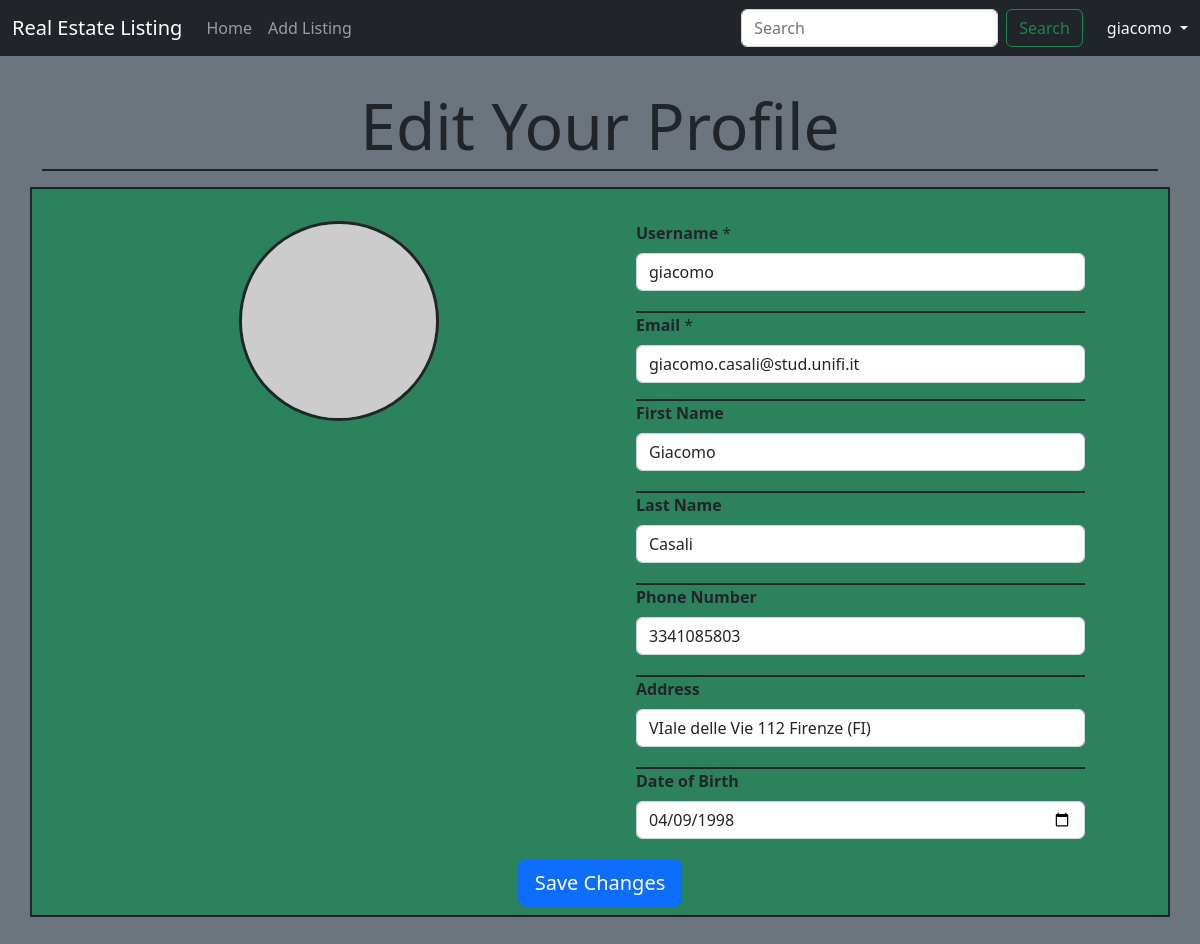
Page /accounts/profile/4/edit (signed in) on the earlier database version.
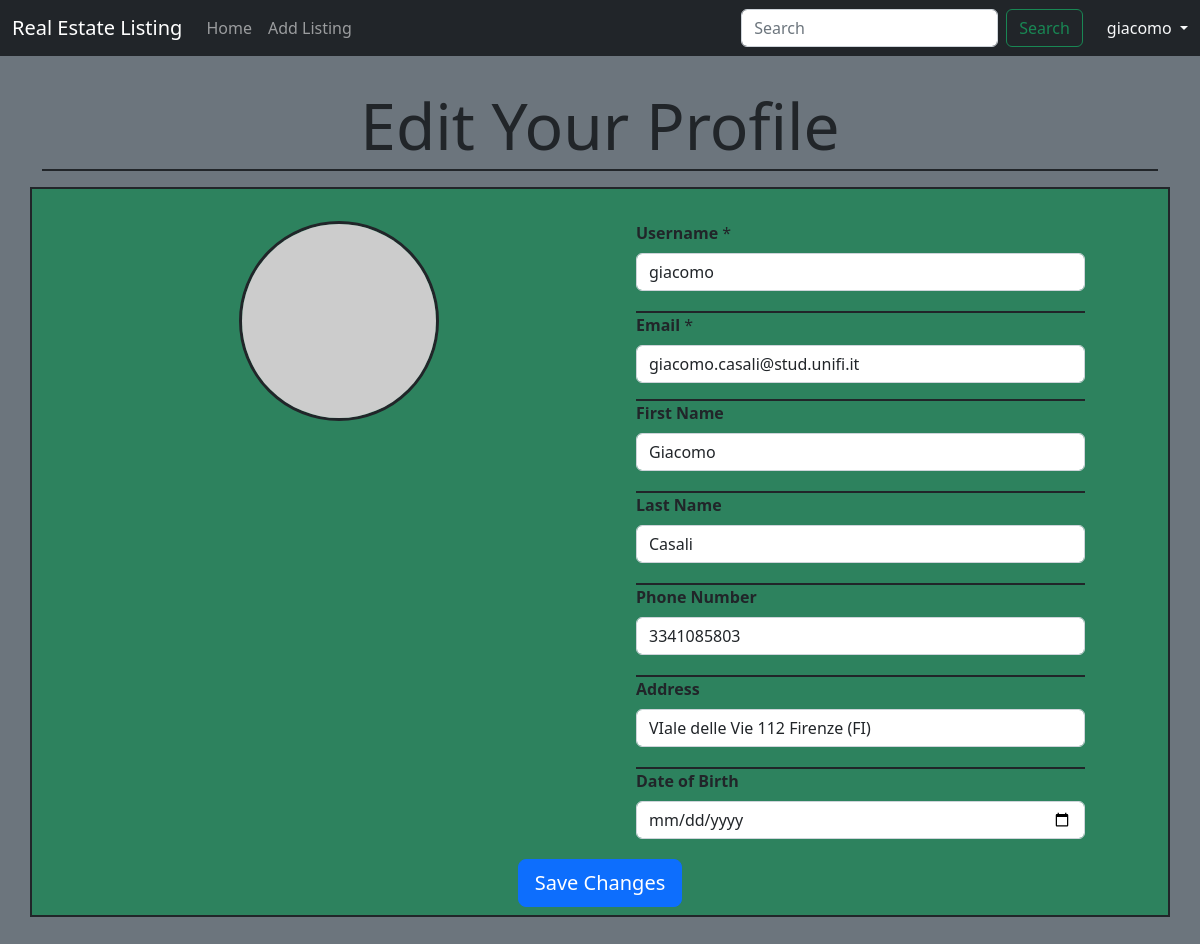
Same page on the later database version.
### accounts/models.py (models this page shows, shortened)
class CustomUser(AbstractUser):
    email = models.EmailField(validators=[EmailValidator(message='Please enter a valid email address.')], unique=True, blank=False, null=False)
    phone_number = models.CharField(max_length=20, null=True, blank=True)
    date_of_birth = models.DateField(null=True, blank=True)
    address = models.CharField(max_length=100, null=True, blank=True)

### accounts/views.py (the view, shortened to what this page needs)
# urls.py: path("profile/<int:pk>/edit", EditProfileView.as_view(), name="profile_edit"),
class EditProfileView(UpdateView):
    model = CustomUser
    form_class = CustomUserChangeForm
    template_name = "registration/profile_edit.html"

### accounts/forms.py
class CustomUserChangeForm(UserChangeForm):
    class Meta:
        model = CustomUser
        fields = (
            "username",
            "email",
            "first_name",
            "last_name",
            "phone_number",
            "address",
            "date_of_birth",
        )

### templates/registration/profile_edit.html (shortened to what this page needs)
{% extends 'base.html' %}
{% block content %}
<div class="container mt-3 mb-5">
    <div class="row ms-auto me-auto">
        <h1 class="display-3 mb-3 pb-1 border-bottom border-2 border-dark text-center"><strong>Edit Your
            Profile</strong></h1>
    </div>
    <form method="post" action="{% url 'profile_edit' user.pk %}">
        <div class="row justify-content-center bg-success bg-success bg-opacity-75 border border-2 border-dark pt-2 mb-3">
            <div class="col-md-5 text-center pt-4 me-5">
                <img src="https://placehold.co/200x200"
                     class="img-fluid rounded-circle mb-1 border border-3 border-dark"
                     width="200" height="200">
            </div>
            <div class="col-md-5 mt-4">
                <div class="mb-3 pb-1 border-dark">
                    <label for="newUsername" class="form-label"><strong>Username</strong> *</label>
                    <input type="text" class="form-control" id="newUsername" name="username"
                           placeholder="Username" value="{{ user.username }}" aria-label="NewUsername" aria-describedby="new-username">
                </div>
                <div class="mb-3 border-top border-dark">
                    <label for="newEmail" class="form-label"><strong>Email</strong> *</label>
                    <input type="text" class="form-control" id="newEmail" name="email"
                           placeholder="email" value="{{ user.email }}" aria-label="NewEmail" aria-describedby="new-email">
                </div>
                <div class="mb-3 pb-1 border-top border-dark">
                    <label for="firstName" class="form-label"><strong>First Name</strong></label>
                    <input type="text" class="form-control" id="firstName" name="first_name"
                           placeholder="First Name" value="{{ user.first_name }}" aria-label="FirstName" aria-describedby="first-name">
                </div>
                <div class="mb-3 pb-1 border-top border-dark">
                    <label for="lastName" class="form-label"><strong>Last Name</strong></label>
                    <input type="text" class="form-control" id="lastName" name="last_name"
                           placeholder="Last Name" value="{{ user.last_name }}" aria-label="LastName" aria-describedby="last-name">
                </div>
                <div class="mb-3 pb-1 border-top border-dark">
                    <label for="phoneNumber" class="form-label"><strong>Phone Number</strong></label>
                    <input type="text" class="form-control" id="phoneNumber" name="phone_number"
                           placeholder="Phone Number" value="{{ user.phone_number }}" aria-label="PhoneNumber"
                           aria-describedby="phone-number">
                </div>
                <div class="mb-3 pb-1 border-top border-dark">
                    <label for="address" class="form-label"><strong>Address</strong></label>
                    <input type="text" class="form-control" id="address" name="address"
                           placeholder="Address" value="{{ user.address }}" aria-label="Address" aria-describedby="address">
                </div>
                <div class="mb-3 pb-1 border-top border-dark">
                    <label for="dateOfBirth" class="form-label"><strong>Date of Birth</strong></label>
                    <input type="date" class="form-control" id="dateOfBirth" name="date_of_birth"
                           placeholder="Date of Birth" value="{{ user.date_of_birth|date:'Y-m-d' }}" aria-label="DateOfBirth"
                           aria-describedby="date-of-birth">
                </div>
            </div>
            <div class="row justify-content-center mb-2">
                <div class="col-md-5 text-center">
                    <button type="submit" class="btn btn-primary btn-lg">Save Changes</button>
                </div>
            </div>
        </div>
    </form>
</div>
{% endblock %}

### templates/base.html (shortened to what this page needs)
<!DOCTYPE html>
<html>
<head>
  <link href="https://cdn.jsdelivr.net/npm/bootstrap@5.2.3/dist/css/bootstrap.min.css" rel="stylesheet"
>
</head>
<body class="bg-secondary">
  <nav class="navbar navbar-expand-md navbar-dark fixed-top bg-dark">
    <div class="container-fluid">
      <a class="navbar-brand" href="{% url 'home' %}">Real Estate Listing</a>
      <div class="collapse navbar-collapse" id="navbarCollapse">
        <ul class="navbar-nav me-auto mb-2 mb-md-0">
          <li class="nav-item">
            <a class="nav-link" aria-current="page" href="{% url 'home' %}">Home</a>
          </li>
          {% if user.is_authenticated %}
          <li class="nav-item">
            <a class="nav-link" href="{% url 'listing_create' %}">Add Listing</a>
          </li>
          {% endif %}
        </ul>
        <form class="d-flex" role="search">
          <input class="form-control me-2" type="search" name="search" placeholder="Search" aria-label="Search">
          <button class="btn btn-outline-success me-4" type="submit">Search</button>
        </form>
        {% if user.is_authenticated %}
        <div class="dropdown navbar-dark text-end">
          <a href="#" class="d-block link-light text-decoration-none dropdown-toggle" id="dropdownUser1"
            data-bs-toggle="dropdown" aria-expanded="false">
            {{ user.username }}
          </a>
        </div>
        {% else %}
        <div class="text-end">
          <a href="{% url 'login' %}" class="btn btn-outline-success me-2">
            Log In</a>
          <a href="{% url 'signup' %}" class="btn btn-success">Sign Up</a>
        </div>
        {% endif %}
      </div>
    </div>
  </nav>
  <main class="bg-secondary">
    <div class="container-fluid pt-5 mt-4">
      {% block content %}
      {% endblock content %}
    </div>
  </main>
</body>
</html>

Differences in the rows shown:
changed CustomUser "giacomo": date_of_birth "04/09/1998" → (not shown)
